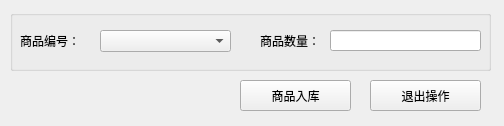
<?xml version="1.0" encoding="UTF-8"?>
<ui version="4.0">
 <class>goodswarehousing</class>
 <widget class="QWidget" name="goodswarehousing">
  <property name="geometry">
   <rect>
    <x>0</x>
    <y>0</y>
    <width>504</width>
    <height>126</height>
   </rect>
  </property>
  <property name="windowTitle">
   <string>商品入库</string>
  </property>
  <property name="windowIcon">
   <iconset resource="images.qrc">
    <normaloff>:/new/prefix1/images/input.png</normaloff>:/new/prefix1/images/input.png</iconset>
  </property>
  <widget class="QLabel" name="label">
   <property name="geometry">
    <rect>
     <x>20</x>
     <y>20</y>
     <width>71</width>
     <height>41</height>
    </rect>
   </property>
   <property name="text">
    <string>商品编号：</string>
   </property>
  </widget>
  <widget class="QLabel" name="label_2">
   <property name="geometry">
    <rect>
     <x>260</x>
     <y>20</y>
     <width>71</width>
     <height>41</height>
    </rect>
   </property>
   <property name="text">
    <string>商品数量：</string>
   </property>
  </widget>
  <widget class="QLineEdit" name="lineEdit_Amount">
   <property name="geometry">
    <rect>
     <x>330</x>
     <y>30</y>
     <width>151</width>
     <height>21</height>
    </rect>
   </property>
  </widget>
  <widget class="QPushButton" name="pushButton_InputGoods">
   <property name="geometry">
    <rect>
     <x>240</x>
     <y>80</y>
     <width>111</width>
     <height>31</height>
    </rect>
   </property>
   <property name="text">
    <string>商品入库</string>
   </property>
   <property name="icon">
    <iconset resource="images.qrc">
     <normaloff>:/new/prefix1/images/update.png</normaloff>:/new/prefix1/images/update.png</iconset>
   </property>
  </widget>
  <widget class="QPushButton" name="pushButton_Exit">
   <property name="geometry">
    <rect>
     <x>370</x>
     <y>80</y>
     <width>111</width>
     <height>31</height>
    </rect>
   </property>
   <property name="text">
    <string>退出操作</string>
   </property>
   <property name="icon">
    <iconset resource="images.qrc">
     <normaloff>:/new/prefix1/images/delete.png</normaloff>:/new/prefix1/images/delete.png</iconset>
   </property>
  </widget>
  <widget class="QGroupBox" name="groupBox">
   <property name="geometry">
    <rect>
     <x>10</x>
     <y>10</y>
     <width>481</width>
     <height>61</height>
    </rect>
   </property>
   <property name="title">
    <string/>
   </property>
   <widget class="QComboBox" name="comboBox_Id">
    <property name="geometry">
     <rect>
      <x>90</x>
      <y>20</y>
      <width>131</width>
      <height>22</height>
     </rect>
    </property>
   </widget>
  </widget>
  <zorder>groupBox</zorder>
  <zorder>lineEdit_Amount</zorder>
  <zorder>label</zorder>
  <zorder>label_2</zorder>
  <zorder>pushButton_InputGoods</zorder>
  <zorder>pushButton_Exit</zorder>
 </widget>
 <resources>
  <include location="images.qrc"/>
 </resources>
 <connections/>
</ui>
